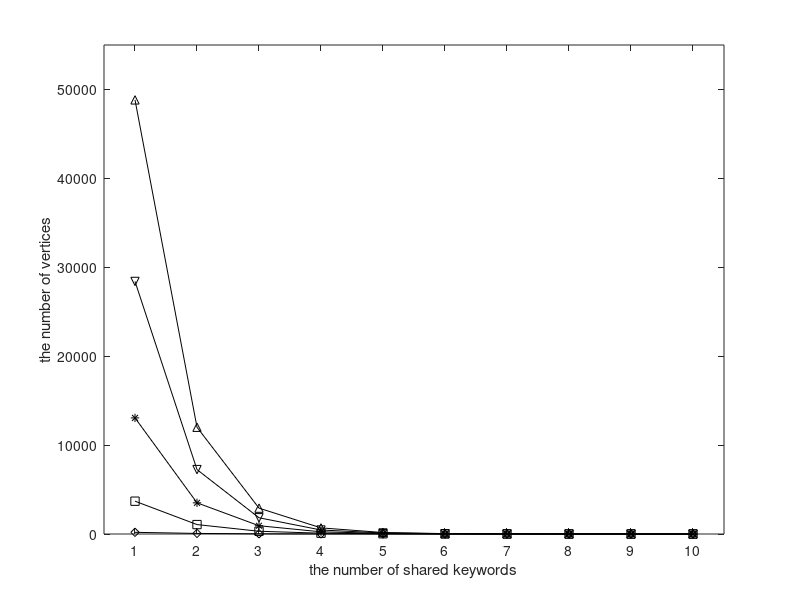

Source code (MATLAB): (Note: this script raises an error after producing the figure.)
set(gcf,'color',[1, 1, 1]);
set(gcf,'unit','centimeters','position',[10 5 9 7]);

x=[1, 2, 3, 4, 5, 6, 7, 8, 9, 10];
y1 = [189.2666667	64.73333333	22.26666667	8.79	3.933333333	2.066666667	1.27	0.64	0.556666667	0.393333333];
y2 = [3690.666667	1060.69	308.2833333	91.33666667	28.89666667	9.523333333	3.993333333	1.766666667	1.2	0.826666667];
y3 = [13059.28667	3506.76	930.9333333	246.08	67.45666667	20.28	7.506666667	3	1.91	1.333333333];
y4 = [28407.00333	7245.933333	1826.293333	450.2733333	115.48	32.59666667	11.34666667	4.193333333	2.483333333	1.656666667];
y5 = [48828.33667	12006.88333	2908.98	688.2	167.9966667	44.8	15.12	5.456666667	2.986666667	2.07];

p1= plot(x, y1, '-kd');
hold on;
p2 = plot(x, y2, '-ks');
hold on;
p3 = plot(x, y3, '-k*');
hold on;
p4 = plot(x, y4, '-kv');
hold on;
p5 = plot(x, y5, '-k^');

xlabel('the number of shared keywords');
ylabel('the number of vertices');

axis([0.5 10.5 0.0 55000]);

set(gca, 'xtick', 1:10, 'XTickLabel', {'1','2','3','4','5','6','7','8','9','10'});
leg=legend('20%','40%','60%','80%','100%', 1);
set(leg,'edgecolor','white');

set(gca, 'FontSize', 12);
set(get(gca, 'XLabel'), 'FontSize',12);
set(get(gca, 'YLabel'), 'FontSize',12);
set(findall(gcf,'type','line'),'linewidth',1.5);
set(gca, 'LineWidth', 1.5);
